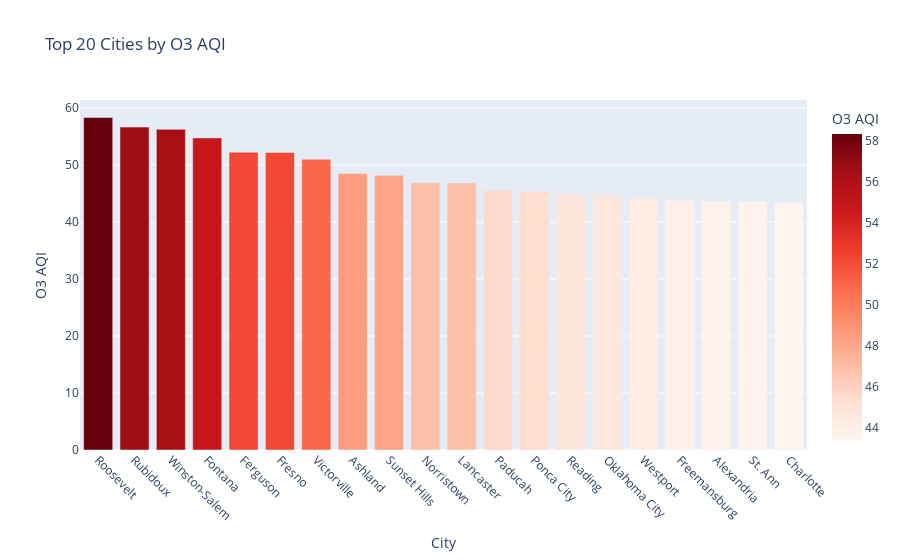

Notebook cell for this chart:
### Code cell
city_pollution = data.groupby('City')['O3 AQI'].mean().reset_index()

print(city_pollution.head())
print(city_pollution.columns)

fig = px.bar(
    city_pollution.sort_values('O3 AQI', ascending=False).head(20),
    x='City',
    y='O3 AQI',
    color='O3 AQI',
    color_continuous_scale='Reds',
    title='Top 20 Cities by O3 AQI'
)
fig.update_xaxes(tickangle=45)
fig.show()

### Figure 1 — Plotly figure (JSON) as saved in the notebook; plotly's stock layout.template omitted (floating-point values rounded to 4 significant figures)
{"data": [{"hovertemplate": "City=%{x}<br>O3 AQI=%{marker.color}<extra></extra>", "legendgroup": "", "marker": {"color": [58.33, 56.65, 56.26, 54.76, 52.25, 52.2, 50.99, 48.49, 48.18, 46.9, 46.85, 45.58, 45.39, 44.76, 44.67, 44.13, 43.77, 43.66, 43.62, 43.42], "coloraxis": "coloraxis", "pattern": {"shape": ""}}, "name": "", "orientation": "v", "showlegend": false, "textposition": "auto", "type": "bar", "x": ["Roosevelt", "Rubidoux", "Winston-Salem", "Fontana", "Ferguson", "Fresno", "Victorville", "Ashland", "Sunset Hills", "Norristown", "Lancaster", "Paducah", "Ponca City", "Reading", "Oklahoma City", "Westport", "Freemansburg", "Alexandria", "St. Ann", "Charlotte"], "xaxis": "x", "y": [58.33, 56.65, 56.26, 54.76, 52.25, 52.2, 50.99, 48.49, 48.18, 46.9, 46.85, 45.58, 45.39, 44.76, 44.67, 44.13, 43.77, 43.66, 43.62, 43.42], "yaxis": "y"}], "layout": {"barmode": "relative", "coloraxis": {"colorbar": {"title": {"text": "O3 AQI"}}, "colorscale": [[0, "rgb(255,245,240)"], [0.125, "rgb(254,224,210)"], [0.25, "rgb(252,187,161)"], [0.375, "rgb(252,146,114)"], [0.5, "rgb(251,106,74)"], [0.625, "rgb(239,59,44)"], [0.75, "rgb(203,24,29)"], [0.875, "rgb(165,15,21)"], [1, "rgb(103,0,13)"]]}, "legend": {"tracegroupgap": 0}, "title": {"text": "Top 20 Cities by O3 AQI"}, "xaxis": {"anchor": "y", "domain": [0, 1], "tickangle": 45, "title": {"text": "City"}}, "yaxis": {"anchor": "x", "domain": [0, 1], "title": {"text": "O3 AQI"}}}}
